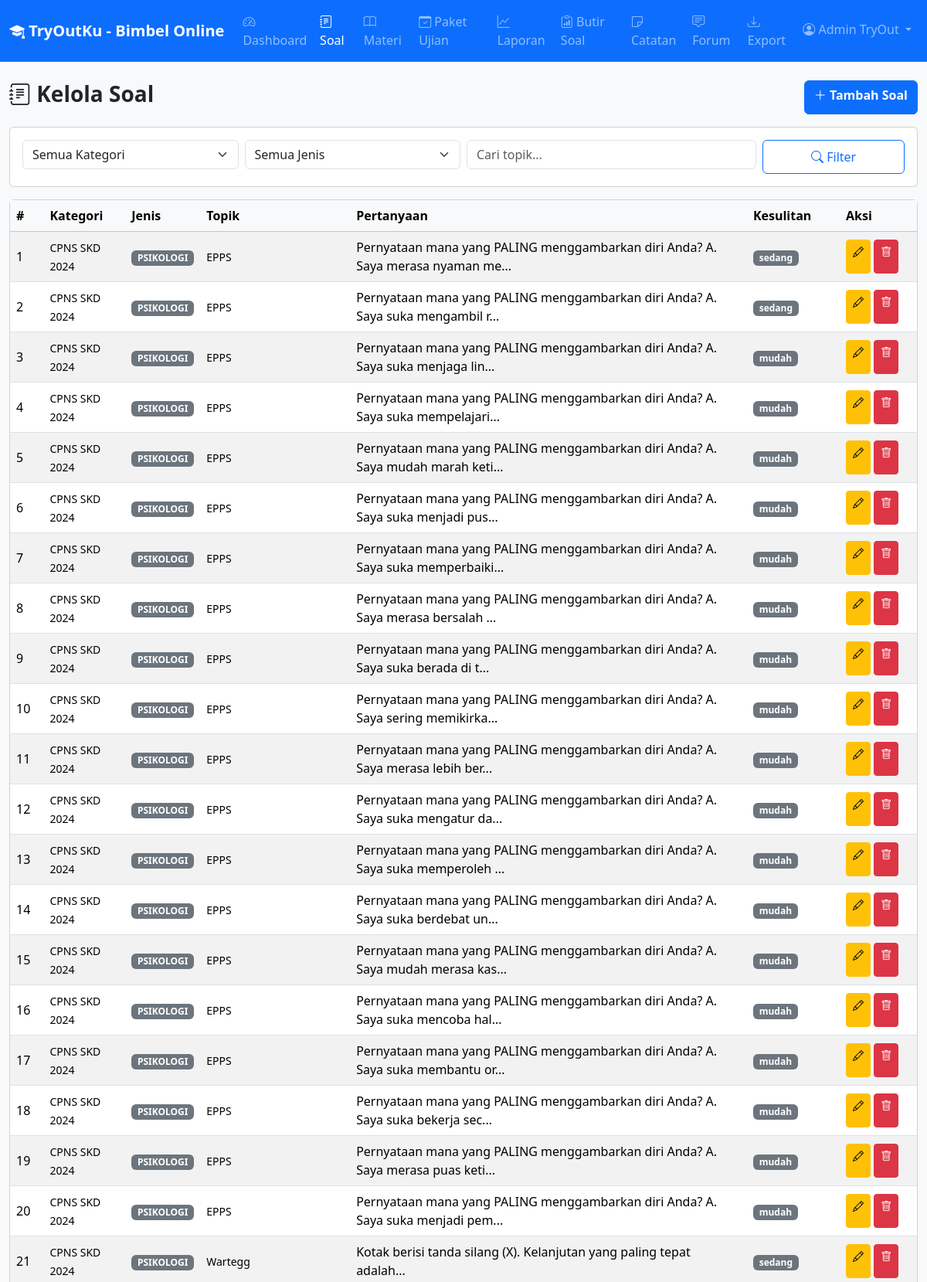
/admin/kelola_soal.php (signed in, upper part), run on the app's committed database.
### tables this page shows
CREATE TABLE `soal` (
  `id` int(11) NOT NULL AUTO_INCREMENT,
  `kategori_ujian_id` int(11) DEFAULT NULL,
  `jenis_tes` enum('twk','tiu','tkp','psikologi') NOT NULL,
  `topik` varchar(100) NOT NULL,
  `pertanyaan` text NOT NULL,
  `gambar_url` varchar(255) DEFAULT NULL,
  `tingkat_kesulitan` enum('sangat_mudah','mudah','sedang','sulit','sangat_sulit') DEFAULT 'sedang',
  `pembahasan` longtext DEFAULT NULL,
  `tips_triks` text DEFAULT NULL,
  `sumber` varchar(255) DEFAULT NULL,
  `created_at` datetime DEFAULT current_timestamp(),
  PRIMARY KEY (`id`),
  KEY `kategori_ujian_id` (`kategori_ujian_id`),
  KEY `jenis_tes` (`jenis_tes`),
  KEY `topik` (`topik`),
  CONSTRAINT `soal_kategori` FOREIGN KEY (`kategori_ujian_id`) REFERENCES `kategori_ujian` (`id`) ON DELETE SET NULL
);

CREATE TABLE `kategori_ujian` (
  `id` int(11) NOT NULL AUTO_INCREMENT,
  `nama` varchar(50) NOT NULL,
  `deskripsi` text DEFAULT NULL,
  `passing_grade_twk` int(5) NOT NULL DEFAULT 65,
  `passing_grade_tiu` int(5) NOT NULL DEFAULT 80,
  `passing_grade_tkp` int(5) NOT NULL DEFAULT 166,
  `passing_grade_kumulatif` int(5) NOT NULL DEFAULT 311,
  `waktu_pengerjaan` int(5) NOT NULL DEFAULT 90,
  `jumlah_soal` int(5) NOT NULL DEFAULT 100,
  `jumlah_soal_twk` int(5) NOT NULL DEFAULT 35,
  `jumlah_soal_tiu` int(5) NOT NULL DEFAULT 30,
  `jumlah_soal_tkp` int(5) NOT NULL DEFAULT 35,
  `created_at` datetime DEFAULT current_timestamp(),
  PRIMARY KEY (`id`)
);

### includes/functions.php (called while the page is built, shortened)
<?php
function e($str) {
    return htmlspecialchars($str ?? '', ENT_QUOTES, 'UTF-8');
}
function getJenisTesLabel($jenis) {
    $map = ['twk' => 'TWK', 'tiu' => 'TIU', 'tkp' => 'TKP'];
    return $map[$jenis] ?? strtoupper($jenis);
}
function getJenisTesColor($jenis) {
    $map = ['twk' => 'primary', 'tiu' => 'warning', 'tkp' => 'success'];
    return $map[$jenis] ?? 'secondary';
}

### admin/kelola_soal.php (the view, shortened to what this page needs)
<?php
require_once __DIR__ . '/../includes/functions.php';
$topik_filter = $_GET['topik'] ?? '';
$sql = 'SELECT s.*, k.nama as kategori_nama FROM soal s LEFT JOIN kategori_ujian k ON s.kategori_ujian_id = k.id';
$sql .= ' ORDER BY s.id DESC';
$stmt = $conn->prepare($sql);
$stmt->execute();
$soal = $stmt->get_result();
require_once __DIR__ . '/../includes/header.php';
require_once __DIR__ . '/../includes/navbar_admin.php';
?>
<div class="container py-4">
    <div class="d-flex justify-content-between align-items-center mb-3">
        <h3 class="fw-bold"><i class="bi bi-journal-text"></i> Kelola Soal</h3>
        <a href="kelola_soal_form.php" class="btn btn-primary fw-bold"><i class="bi bi-plus-lg"></i> Tambah Soal</a>
    </div>
    <div class="card mb-3">
        <div class="card-body">
            <form method="GET" class="row g-2">
                <div class="col-md-3">
                    <select name="kategori" class="form-select">
                        <option value="">Semua Kategori</option>
                    </select>
                </div>
                <div class="col-md-3">
                    <select name="jenis" class="form-select">
                        <option value="">Semua Jenis</option>
                    </select>
                </div>
                <div class="col-md-4">
                    <input type="text" name="topik" class="form-control" placeholder="Cari topik..." value="<?= e($topik_filter) ?>">
                </div>
                <div class="col-md-2">
                    <button type="submit" class="btn btn-outline-primary w-100"><i class="bi bi-search"></i> Filter</button>
                </div>
            </form>
        </div>
    </div>
    <div class="card">
        <div class="card-body p-0">
            <div class="table-responsive">
                <table class="table table-hover table-striped mb-0 align-middle">
                    <thead class="table-light">
                        <tr>
                            <th>#</th>
                            <th>Kategori</th>
                            <th>Jenis</th>
                            <th>Topik</th>
                            <th>Pertanyaan</th>
                            <th>Kesulitan</th>
                            <th style="width:100px">Aksi</th>
                        </tr>
                    </thead>
                    <tbody>
                        <?php $no = 1; while ($row = $soal->fetch_assoc()): ?>
                        <tr>
                            <td><?= $no++ ?></td>
                            <td><small><?= e($row['kategori_nama'] ?? '-') ?></small></td>
                            <td><span class="badge bg-<?= getJenisTesColor($row['jenis_tes']) ?>"><?= getJenisTesLabel($row['jenis_tes']) ?></span></td>
                            <td><small><?= e($row['topik']) ?></small></td>
                            <td><?= mb_strimwidth(strip_tags($row['pertanyaan']), 0, 80, '...') ?></td>
                            <td><span class="badge bg-secondary"><?= e($row['tingkat_kesulitan']) ?></span></td>
                            <td>
                                <a href="kelola_soal_form.php?id=<?= $row['id'] ?>" class="btn btn-sm btn-warning"><i class="bi bi-pencil"></i></a>
                                <a href="?hapus=<?= $row['id'] ?>" class="btn btn-sm btn-danger" onclick="return confirm('Yakin hapus soal ini?')"><i class="bi bi-trash"></i></a>
                            </td>
                        </tr>
                        <?php endwhile; ?>
                    </tbody>
                </table>
            </div>
        </div>
    </div>
</div>
<?php require_once __DIR__ . '/../includes/footer.php'; ?>

### assets/css/custom.css (style rules this page uses)
:root { --primary-color: #0d6efd; --success-color: #198754; --danger-color: #dc3545; --warning-color: #ffc107; }
body { font-family: 'Segoe UI', Tahoma, Geneva, Verdana, sans-serif; -webkit-tap-highlight-color: transparent; }
.btn, .opsi-jawaban, .list-group-item-action, .nav-link, .dropdown-item, .form-check-input, .accordion-button { min-height: 44px; }
input, select, textarea { font-size: 16px; }
.container, .container-fluid { max-width: 100vw; overflow-x: hidden; }
.table-responsive { -webkit-overflow-scrolling: touch; }

### data on the page
soal: kategori_ujian.nama "CPNS SKD 2024", jenis_tes "PSIKOLOGI", topik "EPPS", pertanyaan "Pernyataan mana yang PALING menggambarkan diri Anda? A. Saya merasa nyaman me...", tingkat_kesulitan "sedang"
soal: kategori_ujian.nama "CPNS SKD 2024", jenis_tes "PSIKOLOGI", topik "EPPS", pertanyaan "Pernyataan mana yang PALING menggambarkan diri Anda? A. Saya suka mengambil r...", tingkat_kesulitan "sedang"
soal: kategori_ujian.nama "CPNS SKD 2024", jenis_tes "PSIKOLOGI", topik "EPPS", pertanyaan "Pernyataan mana yang PALING menggambarkan diri Anda? A. Saya suka menjaga lin...", tingkat_kesulitan "mudah"
soal: kategori_ujian.nama "CPNS SKD 2024", jenis_tes "PSIKOLOGI", topik "EPPS", pertanyaan "Pernyataan mana yang PALING menggambarkan diri Anda? A. Saya suka mempelajari...", tingkat_kesulitan "mudah"
soal: kategori_ujian.nama "CPNS SKD 2024", jenis_tes "PSIKOLOGI", topik "EPPS", pertanyaan "Pernyataan mana yang PALING menggambarkan diri Anda? A. Saya mudah marah keti...", tingkat_kesulitan "mudah"
soal: kategori_ujian.nama "CPNS SKD 2024", jenis_tes "PSIKOLOGI", topik "EPPS", pertanyaan "Pernyataan mana yang PALING menggambarkan diri Anda? A. Saya suka menjadi pus...", tingkat_kesulitan "mudah"
soal: kategori_ujian.nama "CPNS SKD 2024", jenis_tes "PSIKOLOGI", topik "EPPS", pertanyaan "Pernyataan mana yang PALING menggambarkan diri Anda? A. Saya suka memperbaiki...", tingkat_kesulitan "mudah"
soal: kategori_ujian.nama "CPNS SKD 2024", jenis_tes "PSIKOLOGI", topik "EPPS", pertanyaan "Pernyataan mana yang PALING menggambarkan diri Anda? A. Saya merasa bersalah ...", tingkat_kesulitan "mudah"
soal: kategori_ujian.nama "CPNS SKD 2024", jenis_tes "PSIKOLOGI", topik "EPPS", pertanyaan "Pernyataan mana yang PALING menggambarkan diri Anda? A. Saya suka berada di t...", tingkat_kesulitan "mudah"
soal: kategori_ujian.nama "CPNS SKD 2024", jenis_tes "PSIKOLOGI", topik "EPPS", pertanyaan "Pernyataan mana yang PALING menggambarkan diri Anda? A. Saya sering memikirka...", tingkat_kesulitan "mudah"
soal: kategori_ujian.nama "CPNS SKD 2024", jenis_tes "PSIKOLOGI", topik "EPPS", pertanyaan "Pernyataan mana yang PALING menggambarkan diri Anda? A. Saya merasa lebih ber...", tingkat_kesulitan "mudah"
soal: kategori_ujian.nama "CPNS SKD 2024", jenis_tes "PSIKOLOGI", topik "EPPS", pertanyaan "Pernyataan mana yang PALING menggambarkan diri Anda? A. Saya suka mengatur da...", tingkat_kesulitan "mudah"
soal: kategori_ujian.nama "CPNS SKD 2024", jenis_tes "PSIKOLOGI", topik "EPPS", pertanyaan "Pernyataan mana yang PALING menggambarkan diri Anda? A. Saya suka memperoleh ...", tingkat_kesulitan "mudah"
soal: kategori_ujian.nama "CPNS SKD 2024", jenis_tes "PSIKOLOGI", topik "EPPS", pertanyaan "Pernyataan mana yang PALING menggambarkan diri Anda? A. Saya suka berdebat un...", tingkat_kesulitan "mudah"
soal: kategori_ujian.nama "CPNS SKD 2024", jenis_tes "PSIKOLOGI", topik "EPPS", pertanyaan "Pernyataan mana yang PALING menggambarkan diri Anda? A. Saya mudah merasa kas...", tingkat_kesulitan "mudah"
soal: kategori_ujian.nama "CPNS SKD 2024", jenis_tes "PSIKOLOGI", topik "EPPS", pertanyaan "Pernyataan mana yang PALING menggambarkan diri Anda? A. Saya suka mencoba hal...", tingkat_kesulitan "mudah"
soal: kategori_ujian.nama "CPNS SKD 2024", jenis_tes "PSIKOLOGI", topik "EPPS", pertanyaan "Pernyataan mana yang PALING menggambarkan diri Anda? A. Saya suka membantu or...", tingkat_kesulitan "mudah"
soal: kategori_ujian.nama "CPNS SKD 2024", jenis_tes "PSIKOLOGI", topik "EPPS", pertanyaan "Pernyataan mana yang PALING menggambarkan diri Anda? A. Saya suka bekerja sec...", tingkat_kesulitan "mudah"
soal: kategori_ujian.nama "CPNS SKD 2024", jenis_tes "PSIKOLOGI", topik "EPPS", pertanyaan "Pernyataan mana yang PALING menggambarkan diri Anda? A. Saya merasa puas keti...", tingkat_kesulitan "mudah"
soal: kategori_ujian.nama "CPNS SKD 2024", jenis_tes "PSIKOLOGI", topik "EPPS", pertanyaan "Pernyataan mana yang PALING menggambarkan diri Anda? A. Saya suka menjadi pem...", tingkat_kesulitan "mudah"
soal: kategori_ujian.nama "CPNS SKD 2024", jenis_tes "PSIKOLOGI", topik "Wartegg", pertanyaan "Kotak berisi tanda silang (X). Kelanjutan yang paling tepat adalah...", tingkat_kesulitan "sedang"

### other printed values
APP_NAME "TryOutKu - Bimbel Online"
$_SESSION['nama'] "Admin TryOut"
